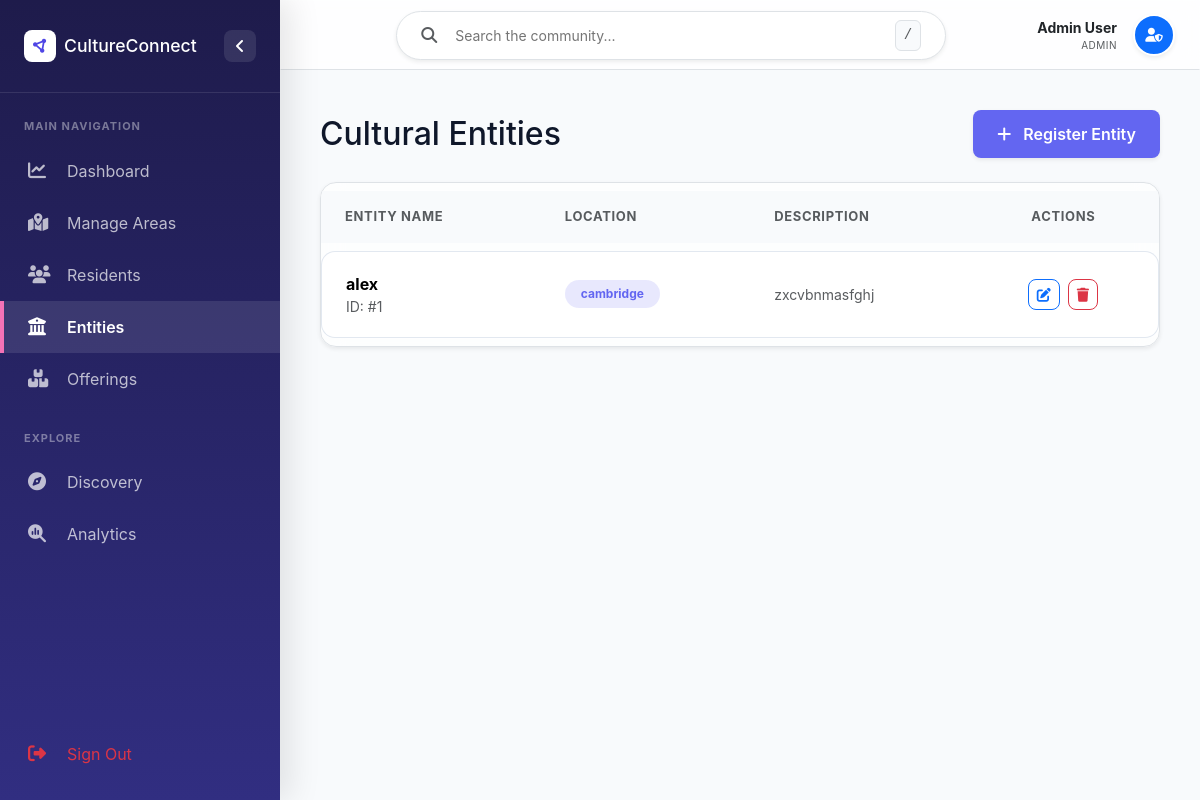
The page /Cultureconnect/admin/list_companies.php (signed in) on the database its author committed.
### tables this page shows
CREATE TABLE `companies` (
  `id` int(11) NOT NULL,
  `company_name` varchar(150) NOT NULL,
  `description` text DEFAULT NULL,
  `area_id` int(11) DEFAULT NULL,
  `created_at` timestamp NOT NULL DEFAULT current_timestamp()
);

CREATE TABLE `areas` (
  `id` int(11) NOT NULL,
  `area_name` varchar(100) NOT NULL,
  `created_at` timestamp NOT NULL DEFAULT current_timestamp()
);

### Cultureconnect/admin/list_companies.php (the view, shortened to what this page needs)
<?php
include '../includes/header.php';
$result = $conn->query("
    SELECT companies.id, companies.company_name, companies.description, areas.area_name
    FROM companies
    JOIN areas ON companies.area_id = areas.id
    ORDER BY companies.id DESC
");
?>
<div class="d-flex justify-content-between align-items-center mb-4">
    <h2 class="fw-800 mb-0">Cultural Entities</h2>
    <button type="button" class="btn btn-purple px-4 rounded-3 shadow-sm" data-bs-toggle="modal" data-bs-target="#addCompanyModal">
        <i class="fas fa-plus me-2"></i> Register Entity
    </button>
</div>
<div class="glass rounded-4 overflow-hidden border shadow-sm">
    <table class="table table-hover mb-0">
        <thead class="bg-light">
            <tr>
                <th class="ps-4 py-3 text-muted text-uppercase small fw-bold">Entity Name</th>
                <th class="py-3 text-muted text-uppercase small fw-bold">Location</th>
                <th class="py-3 text-muted text-uppercase small fw-bold">Description</th>
                <th class="pe-4 py-3 text-center text-muted text-uppercase small fw-bold">Actions</th>
            </tr>
        </thead>
        <tbody>
            <?php while ($row = $result->fetch_assoc()): ?>
            <tr class="align-middle">
                <td class="ps-4">
                    <div class="fw-bold"><?php echo $row['company_name']; ?></div>
                    <div class="small text-muted">ID: #<?php echo $row['id']; ?></div>
                </td>
                <td>
                    <span class="badge bg-indigo-soft text-indigo px-3 py-2 rounded-pill"><?php echo $row['area_name']; ?></span>
                </td>
                <td>
                    <div class="small text-muted text-truncate" style="max-width: 300px;"><?php echo $row['description']; ?></div>
                </td>
                <td class="pe-4 text-center">
                    <div class="d-flex justify-content-center gap-2">
                        <a href="edit_company.php?id=<?php echo $row['id']; ?>" class="btn btn-outline-primary btn-sm rounded-3">
                            <i class="fas fa-edit"></i>
                        </a>
                        <button type="button" class="btn btn-outline-danger btn-sm rounded-3" onclick="confirmDelete('delete_company.php?id=<?php echo $row['id']; ?>')">
                            <i class="fas fa-trash"></i>
                        </button>
                    </div>
                </td>
            </tr>
            <?php endwhile; ?>
        </tbody>
    </table>
</div>
<?php include '../includes/footer.php'; ?>

### Cultureconnect/assets/css/style.css (style rules this page uses)
:root { --primary: #6366f1; --primary-light: #818cf8; --primary-dark: #4f46e5; --secondary: #ec4899; --secondary-light: #f472b6; --background: #f8fafc; --surface: #ffffff; --surface-glass: rgba(255, 255, 255, 0.75); --text-main: #0f172a; --text-muted: #64748b; --text-inverse: #ffffff; --border: #e2e8f0; --success: #10b981; --warning: #f59e0b; --danger: #ef4444; --radius-sm: 8px; --radius-md: 14px; --radius-lg: 24px; --radius-full: 9999px; --shadow-sm: 0 1px 3px 0 rgb(0 0 0 / 0.1), 0 1px 2px -1px rgb(0 0 0 / 0.1); --shadow-md: 0 4px 6px -1px rgb(0 0 0 / 0.1), 0 2px 4px -2px rgb(0 0 0 / 0.1); --shadow-lg: 0 10px 15px -3px rgb(0 0 0 / 0.1), 0 4px 6px -4px rgb(0 0 0 / 0.1); --shadow-xl: 0 20px 25px -5px rgb(0 0 0 / 0.1), 0 8px 10px -6px rgb(0 0 0 / 0.1); --shadow-2xl: 0 25px 50px -12px rgb(0 0 0 / 0.25); --emerald: #10b981; --emerald-soft: rgba(16, 185, 129, 0.1); --rose: #f43f5e; --rose-soft: rgba(244, 63, 94, 0.1); --pink: #ec4899; --pink-soft: rgba(236, 72, 153, 0.1); --sidebar-width: 280px; }
body { margin: 0; padding: 0; font-family: 'Outfit', 'Inter', sans-serif; background: var(--background); color: var(--text-main); overflow-x: hidden; line-height: 1.5; }
.glass { background: var(--surface-glass); backdrop-filter: blur(12px); -webkit-backdrop-filter: blur(12px); border: 1px solid rgba(255, 255, 255, 0.3); }
.btn-purple { background: var(--primary); color: white; border: none; border-radius: var(--radius-md); padding: 12px 24px; font-weight: 600; transition: all 0.3s cubic-bezier(0.4, 0, 0.2, 1); box-shadow: var(--shadow-md); }
.table { border-collapse: separate; border-spacing: 0 8px; }
.table thead th { background: transparent; border: none; color: var(--text-muted); font-size: 13px; text-transform: uppercase; letter-spacing: 0.05em; padding: 16px; }
.table tbody tr { background: var(--surface); transition: all 0.2s ease; }
.table tbody td { padding: 20px 16px; border-top: 1px solid var(--border); border-bottom: 1px solid var(--border); }
.table tbody td:first-child { border-left: 1px solid var(--border); border-top-left-radius: var(--radius-md); border-bottom-left-radius: var(--radius-md); }
.table tbody td:last-child { border-right: 1px solid var(--border); border-top-right-radius: var(--radius-md); border-bottom-right-radius: var(--radius-md); }
.bg-indigo-soft { background-color: rgba(99, 102, 241, 0.1); }
.text-indigo { color: var(--primary); }
.bg-light { background-color: #f8fafc !important; }
.bg-indigo-soft { background-color: rgba(99, 102, 241, 0.15); }

### rows shown on the page
companies: company_name "alex", id "1", area.area_name "cambridge", description "zxcvbnmasfghj"

### other values the page prints
$_SESSION['full_name'] "Admin User"
$_SESSION['role'] "ADMIN"
